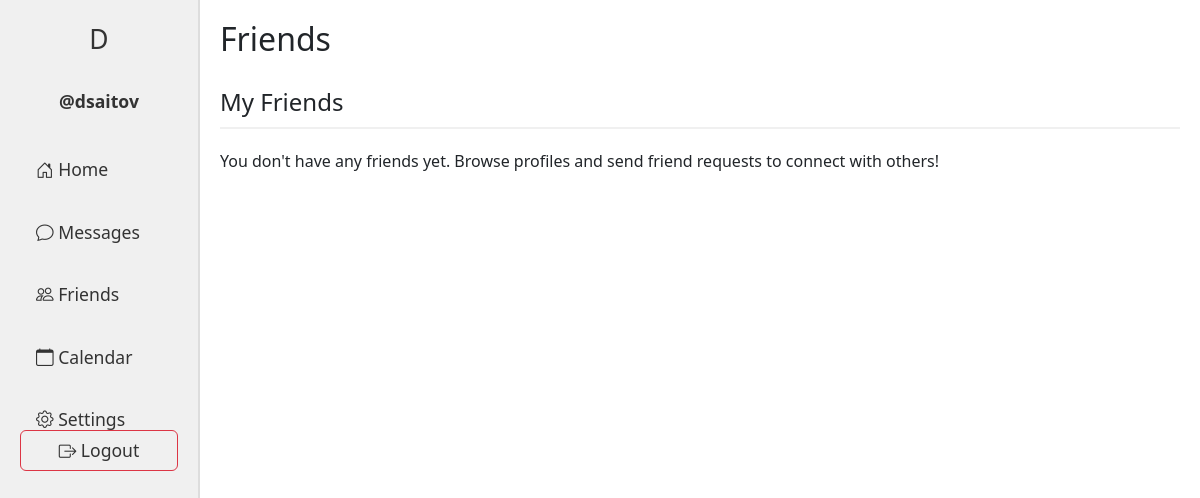
Page /friends/ (signed in) on the earlier database version.
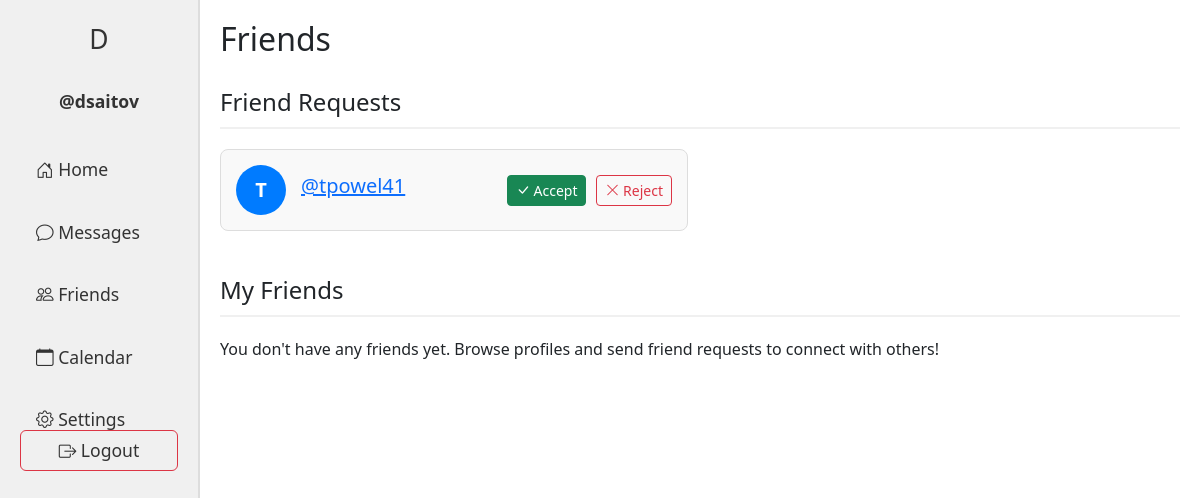
Same page on the later database version.
### main/models.py (models this page shows, shortened)
class FriendRequest(models.Model):
    from_user = models.ForeignKey(settings.AUTH_USER_MODEL, related_name='friend_requests_sent', on_delete=models.CASCADE)
    to_user = models.ForeignKey(settings.AUTH_USER_MODEL, related_name='friend_requests_received', on_delete=models.CASCADE)
    created_at = models.DateTimeField(auto_now_add=True)
    class Meta:
        unique_together = ('from_user', 'to_user')

class User(AbstractUser):
    name = models.CharField(max_length=200, null=True)
    email = models.EmailField(unique=True, null=True)
    bio = models.TextField(null=True)
    avatar = models.ImageField(null=True, default="avatar.svg")
    profile_picture = models.ImageField(upload_to='profile_images/', null=True, blank=True)
    groups = models.ManyToManyField(
        'auth.Group',
        related_name='main_user_set',
        blank=True,
        help_text='The groups this user belongs to.',
        verbose_name='groups',
    )
    user_permissions = models.ManyToManyField(
        'auth.Permission',
        related_name='main_user_set',
        blank=True,
        help_text='Specific permissions for this user.',
        verbose_name='user permissions',
    )
    USERNAME_FIELD = 'email'
    REQUIRED_FIELDS = ['username']  # Username is required for AbstractUser
    class Meta:
        app_label = 'main'
        db_table = 'main_user'

### main/views.py (the view)
# urls.py: path('friends/', views.friend_list, name='friend_list'),
@login_required(login_url='login')
def friend_list(request):
    friendships = Friendship.objects.filter(
        Q(user1=request.user) | Q(user2=request.user)
    )
    friends = []
    for friendship in friendships:
        if friendship.user1 == request.user:
            friends.append(friendship.user2)
        else:
            friends.append(friendship.user1)
    friend_requests = FriendRequest.objects.filter(to_user=request.user)
    context = {
        'friends': friends,
        'friend_requests': friend_requests,
    }
    return render(request, 'friends.html', context)

### templates/friends.html (shortened to what the changed rows need)
<!DOCTYPE html>
<html lang="en">
<head>
    <link href="https://cdn.jsdelivr.net/npm/bootstrap@5.3.0/dist/css/bootstrap.min.css" rel="stylesheet">
    <link rel="stylesheet" href="https://cdn.jsdelivr.net/npm/bootstrap-icons@1.10.0/font/bootstrap-icons.css">
</head>
<body>
    <div class="container-fluid">
        <div class="row">
            <div class="col-10 center-column">
                <h2>Friends</h2>
                {% if friend_requests %}
                    <h4 class="section-title">Friend Requests</h4>
                    <div class="row">
                        {% for request in friend_requests %}
                            <div class="col-md-6">
                                <div class="friend-card">
                                    {% if request.from_user.profile_picture %}
                                        <div class="friend-avatar">
                                            <img src="{{ request.from_user.profile_picture.url }}" alt="{{ request.from_user.username }}">
                                        </div>
                                    {% else %}
                                        <div class="friend-avatar">
                                            {{ request.from_user.username.0|upper }}
                                        </div>
                                    {% endif %}
                                    <div class="friend-info">
                                        <h5><a href="{% url 'profile' username=request.from_user.username %}">@{{ request.from_user.username }}</a></h5>
                                    </div>
                                    <div class="friend-actions">
                                        <a href="{% url 'accept_friend_request' username=request.from_user.username %}" class="btn btn-success btn-sm">
                                            <i class="bi bi-check-lg"></i> Accept
                                        </a>
                                        <a href="{% url 'reject_friend_request' username=request.from_user.username %}" class="btn btn-outline-danger btn-sm">
                                            <i class="bi bi-x-lg"></i> Reject
                                        </a>
                                    </div>
                                </div>
                            </div>
                        {% endfor %}
                    </div>
                {% endif %}
                <h4 class="section-title">My Friends</h4>
                {% if friends %}
                    <div class="row">
                        {% for friend in friends %}
                            <div class="col-md-6">
                                <div class="friend-card">
                                    {% if friend.profile_picture %}
                                        <div class="friend-avatar">
                                            <img src="{{ friend.profile_picture.url }}" alt="{{ friend.username }}">
                                        </div>
                                    {% else %}
                                        <div class="friend-avatar">
                                            {{ friend.username.0|upper }}
                                        </div>
                                    {% endif %}
                                    <div class="friend-info">
                                        <h5><a href="{% url 'profile' username=friend.username %}">@{{ friend.username }}</a></h5>
                                    </div>
                                    <div class="friend-actions">
                                        <a href="{% url 'conversation' username=friend.username %}" class="btn btn-primary btn-sm">
                                            <i class="bi bi-chat-dots"></i> Message
                                        </a>
                                        <a href="{% url 'unfriend' username=friend.username %}" class="btn btn-outline-danger btn-sm">
                                            <i class="bi bi-person-dash"></i>
                                        </a>
                                    </div>
                                </div>
                            </div>
                        {% endfor %}
                    </div>
                {% else %}
                    <p>You don't have any friends yet. Browse profiles and send friend requests to connect with others!</p>
                {% endif %}
            </div>
        </div>
    </div>
</body>
</html>

Differences in the rows shown:
added FriendRequest: from_user.username.0 "T", from_user.username "tpowel41"
Other differences:
text now shown: "Friend Requests"
